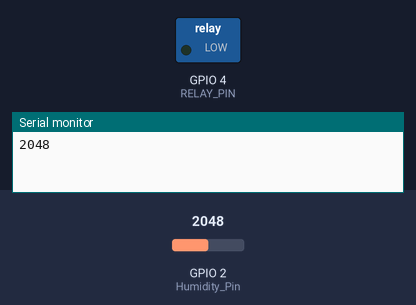
Simulated run of this sketch. Board: ESP32. Parts: switched loads named in the sketch (green lamp = pin HIGH), the last lines printed to the serial monitor. The inputs (shaded band) are chosen by the test bench; at power-on: GPIO 2 (Humidity_Pin) = 2048.

Above: at 3.5 s.
At 9.7 s:
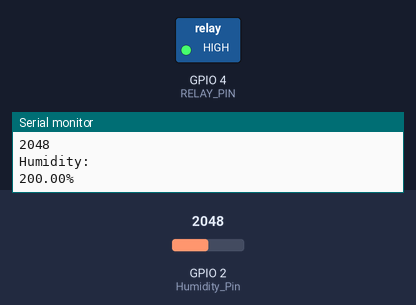
Timing chart, 0 to 16.3 s (numbered marks = the images above):
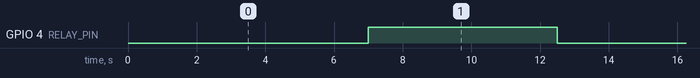

The sketch:

Auto_Plant-1.0.ino
```cpp
const int Humidity_Pin = 2;  // Analog pin connected to HR202 & FR28 sensor
#define RELAY_PIN 4 // ESP32 pin GPIO4, which connects to the pump the via the relay


void setup() {
  Serial.begin(9600);  // Initialize serial communication

  pinMode(RELAY_PIN, OUTPUT);     // initialize digital pin GPI4 as an output.

}

void loop() {
  int sensorValue = analogRead(Humidity_Pin);  // Read analog value from the sensor
  Serial.println(sensorValue);

    delay(6000);

  float humidity = calculateHumidity(sensorValue);  // Convert sensor value to humidity percentage

  Serial.println("Humidity: ");
  Serial.print(humidity);
  Serial.println("% \n");

    delay(1000);  // Delay between readings (adjust as needed)

  // Wet = 500 — 1000 | Dry = 4095
  if(sensorValue > 1900){

      digitalWrite(RELAY_PIN, HIGH); // turn on pump 4 seconds
    delay(4000); //4000 = About 1 Dl
      digitalWrite(RELAY_PIN, LOW);  // turn off pump 4 seconds

  }

  if(sensorValue > 1400){

      digitalWrite(RELAY_PIN, HIGH); // turn on pump 4 seconds
  delay(1500); //1500 = About 0,3 Dl
  digitalWrite(RELAY_PIN, LOW);  // turn off pump 4 seconds

  }

  if(sensorValue < 1000){
    delay(10000);
  }

}

// Function to calculate humidity based on sensor value
float calculateHumidity(int sensorValue) {

  // Conversion formula specific to HR202 sensor
  float humidity = (float)sensorValue * 100 / 1024;

  return humidity;
}
```

Measured:
- by itself, GPIO 4 (RELAY_PIN): alternates HIGH for 5.5 s and LOW for 7.0 s
